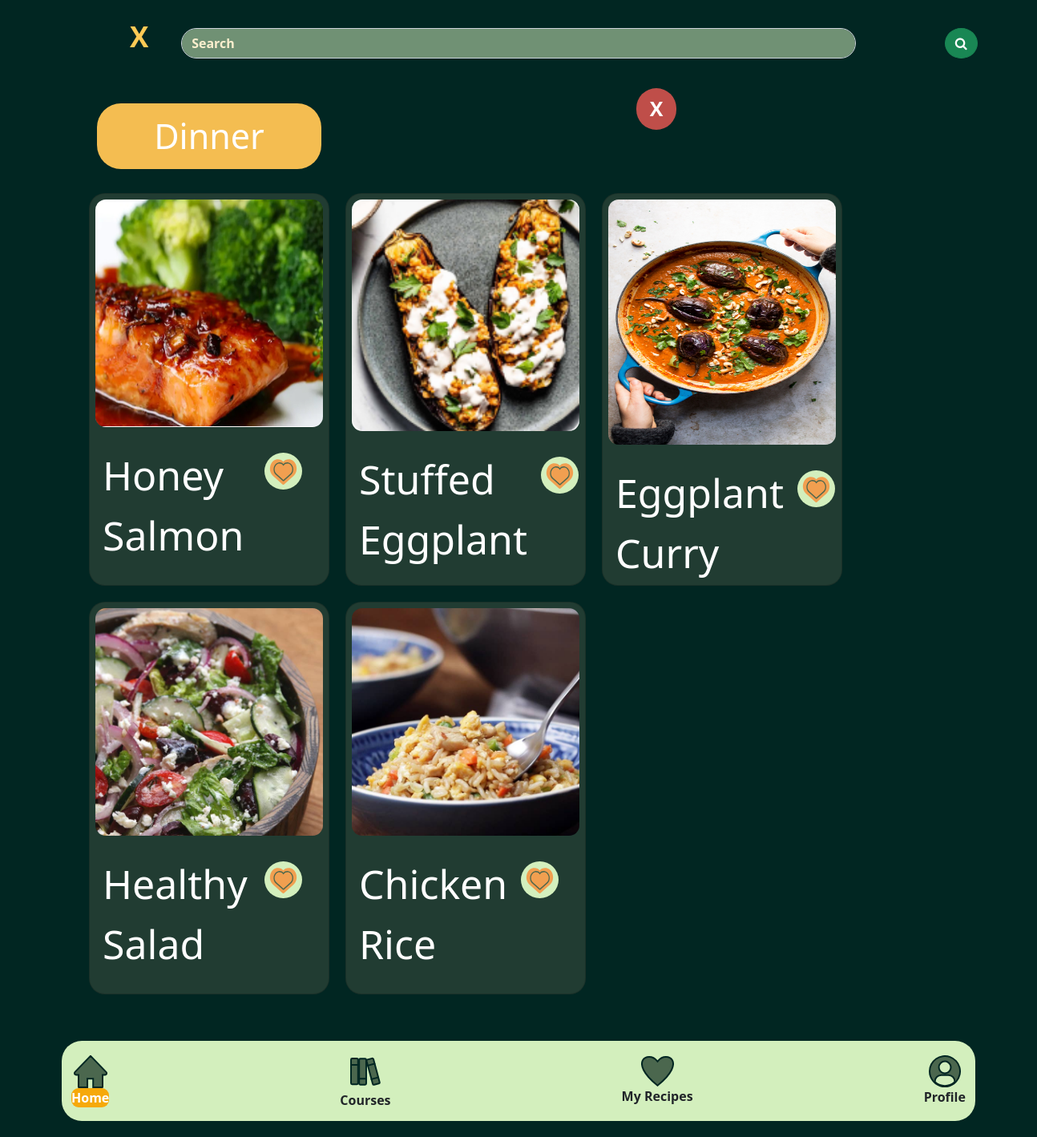
Page /mealFix/search/dinner on the committed database.
### mealFix/models.py (models this page shows)
class Recept(models.Model):
    title = models.CharField(max_length=50)
    time = models.IntegerField()
    tod = models.IntegerField(null=True, blank=True)
    bigsix = models.IntegerField(null=True, blank=True)
    cuisine = models.IntegerField(null=True, blank=True)
    dish_style = models.IntegerField(null=True, blank=True)
    ingredients = models.TextField(blank=True, null=True)
    calories = models.TextField(null=True, blank=True)
    fat = models.TextField(null=True, blank=True)
    carbs = models.TextField(null=True, blank=True)
    fiber = models.TextField(null=True, blank=True)
    sugar = models.TextField(null=True, blank=True)
    protein = models.TextField(null=True, blank=True)
    servings = models.IntegerField(null=True, blank=True)
    step1 = models.TextField(null=True, blank=True)
    step2 = models.TextField(null=True, blank=True)
    step3 = models.TextField(null=True, blank=True)
    step4 = models.TextField(null=True, blank=True)
    step5 = models.TextField(null=True, blank=True)
    step6 = models.TextField(null=True, blank=True)
    step7 = models.TextField(null=True, blank=True)
    step8 = models.TextField(null=True, blank=True)
    step9 = models.TextField(null=True, blank=True)
    step10 = models.TextField(null=True, blank=True)
    myrecipes = models.IntegerField(null=True, blank=True)
    image = models.ImageField(upload_to="cover_image", null=True, blank=True)
    author = models.ForeignKey(User, on_delete=models.CASCADE, null=True, blank=True)

### mealFix/views.py (the view)
# urls.py: path("search/dinner", views.dinnerpage, name="dinner"),
def dinnerpage(request):
    queryset = Recept.objects.all()
    context = {"recepti": queryset, "form": ReceptForm}
    return render(request, "dinner.html", context=context)

### templates/dinner.html (shortened to what this page needs)
<!DOCTYPE html>
<html lang="en">
<head>
{% load static %}
    <link rel="stylesheet" type="text/css" href="{% static '/css/bootstrap.css' %}" >
<link href="https://maxcdn.bootstrapcdn.com/font-awesome/4.6.3/css/font-awesome.min.css" rel="stylesheet"/>
<body>
<div class="container col-12">
{% load static %}
<div class="container col-12">
<div id="boxes" class="row-cols-lg-2 mx-auto float-container" style="align-items: center; align-content: center; text-align: center; display: flex">
    <div id="leftbox">
        <a href="/mealFix/home" style="color: #FFCA55; font-weight: bolder; font-size: 35px">X</p>
        </a>
    </div>
  <div id="middlebox" class="col-lg-10 float-child1">
      <a href="">
        <input href="/mealFix/profile" type="text" value="Search" class="form-control rounded-5" placeholder="Search" style="background-color: #709174; text-align: left; color: #FCEFCE; font-weight: bolder">
      </a>
  </div>
  <div id="rightbox" class="col-sm float-child2">
        <button class="btn btn-success rounded-circle" type="submit">
            <i class="fa fa-search"></i>
        </button>
  </div>
</div>
<div class="float-container col-10">
    <button id="x" class="btn"><a href="/mealFix/search">X</a></button>
    <button class="btn btn-lg" style="color: white; font-size: 43px; background-color: #F4BD51; border-radius: 30px; width: 280px">Dinner</button>
</div>
<div style="display: flex; flex-direction: row; flex-wrap: wrap;">
    {% for recept in recepti %}
        {% if recept.bigsix == 4 %}
        <div class="card recept-bt" style="width:300px; margin: 10px; height: 490px; background-color: #213C32;border-radius: 20px">
  <img src="{{ MEDIA_URL }}{{ recept.image.url }}" class="card-img-top" alt="..." style="border-radius: 20px">
  <div class="card-body" style="display: flex; color: white">
      <div  class=" float-start">
         <p class="card-title" style="font-size: 50px; text-align: left">{{ recept.title }}</p>
      </div>
      <div class="float-end mx-auto" >
        <a href="#" class="btn btn-lg" style="font-size: 20px;"><img src="{% static "/img/like.svg" %}"></a>
      </div>
  </div>
</div>
            {% endif %}
    {% endfor %}
</div>
<br>
<br>
<div class="navbar fixed-bottom navbar-expand-lg float-container text-center">
    <div class="container text-center" style="background-color: #D3EFBD; border-radius: 25px;  width: 2000px; height: 100px; align-content: center">
        <div class="nav-item">
            <img id="image" src="{% static '/img/icons/home.svg' %}" alt="logo" class="text-center">
            <a class="nav-link" href="/mealFix/home" style="background-color: #F6A90A; border-radius: 9px; color: white">Home</a>
        </div>
        <div class="nav-item">
            <img id="image" src="{% static '/img/icons/books.svg' %}" alt="logo">
            <a class="nav-link" href="/mealFix/course">Courses</a>
        </div>
        <div class="nav-item">
            <img id="image" src="{% static '/img/icons/fav.svg' %}" alt="logo">
            <a class="nav-link" href="/mealFix/myrecipes">My Recipes</a>
        </div>
        <div class="nav-item">
            <img id="image" src="{% static '/img/icons/profil.svg' %}" alt="logo"></a>
            <a class="nav-link" href="/mealFix/profile">Profile</a>
        </div>
        </div>
    </div>
</div>
<br>
<br>
<br>
<br>
<br>
</div>
</body>
</html>

### templates/dinner.html (style rules this page uses)
body { background: #012622; box-shadow: 0px 4px 4px rgba(0, 0, 0, 0.25); }
a { color: white; text-decoration: none; }
.nav-link { text-align: center; font-weight: bolder; }
.float-container { padding: 20px; }
.float-child1 { width: 700px; float: left; }
#leftbox { float:left; width:10%; }
#middlebox { float: left; width:80%; }
#rightbox { float:right; width:25%; }
.card-img-top { padding: 7px; display: block; margin-right: auto; margin-left: auto; width: 298px; height: 320px; background-size: cover; }
#x { position: absolute; color: white; background-color: #BF4E49; font-size: 25px; font-weight: bolder; width: 50px; top: 110px; right: 450px; border-radius: 25px; }

### rows in the picture
Recept: image (picture), title "Honey Salmon", bigsix 4 (drawn)
Recept: image (picture), title "Stuffed Eggplant", bigsix 4 (drawn)
Recept: image (picture), title "Eggplant Curry", bigsix 4 (drawn)
Recept: image (picture), title "Healthy Salad", bigsix 4 (drawn)
Recept: image (picture), title "Chicken Rice", bigsix 4 (drawn)
